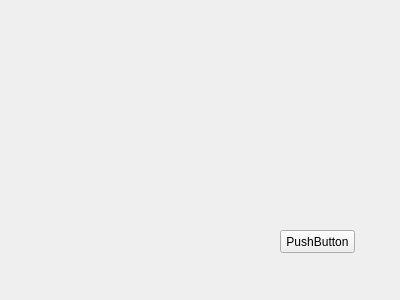
<?xml version="1.0" encoding="UTF-8"?>
<ui version="4.0">
 <class>ScreenShotController</class>
 <widget class="QWidget" name="ScreenShotController">
  <property name="geometry">
   <rect>
    <x>0</x>
    <y>0</y>
    <width>400</width>
    <height>300</height>
   </rect>
  </property>
  <property name="windowTitle">
   <string>Form</string>
  </property>
  <widget class="QPushButton" name="pushButton">
   <property name="geometry">
    <rect>
     <x>280</x>
     <y>230</y>
     <width>75</width>
     <height>23</height>
    </rect>
   </property>
   <property name="text">
    <string>PushButton</string>
   </property>
  </widget>
 </widget>
 <resources/>
 <connections/>
</ui>
